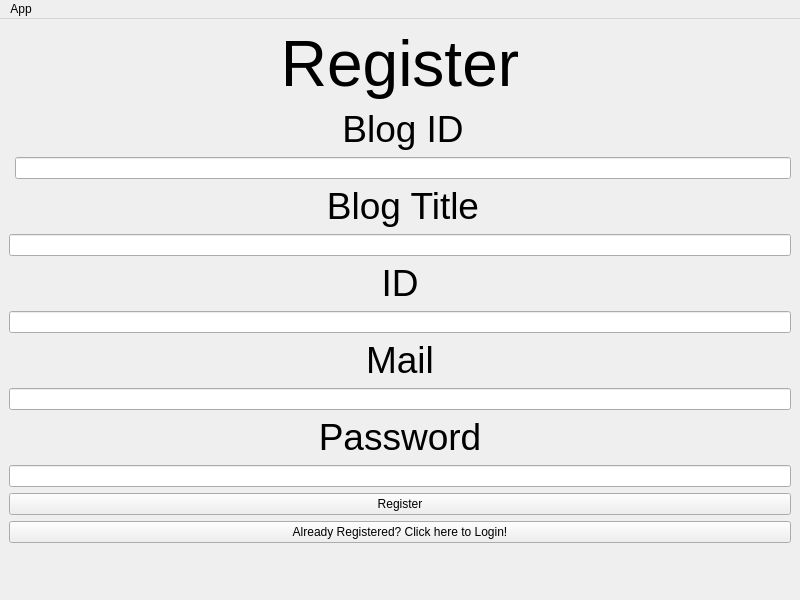
<?xml version="1.0" encoding="UTF-8"?>
<ui version="4.0">
 <class>MainWindow</class>
 <widget class="QMainWindow" name="MainWindow">
  <property name="geometry">
   <rect>
    <x>0</x>
    <y>0</y>
    <width>800</width>
    <height>600</height>
   </rect>
  </property>
  <property name="windowTitle">
   <string>MainWindow</string>
  </property>
  <widget class="QWidget" name="centralwidget">
   <layout class="QFormLayout" name="formLayout">
    <item row="0" column="0" colspan="2">
     <widget class="QLabel" name="label">
      <property name="text">
       <string>&lt;html&gt;&lt;head/&gt;&lt;body&gt;&lt;p align=&quot;center&quot;&gt;&lt;span style=&quot; font-size:48pt;&quot;&gt;Register&lt;/span&gt;&lt;/p&gt;&lt;/body&gt;&lt;/html&gt;</string>
      </property>
     </widget>
    </item>
    <item row="6" column="0" colspan="2">
     <widget class="QLineEdit" name="inputId">
      <property name="toolTip">
       <string>&lt;html&gt;&lt;head/&gt;&lt;body&gt;&lt;p align=&quot;center&quot;&gt;&lt;span style=&quot; font-size:48pt;&quot;&gt;Input ID&lt;/span&gt;&lt;/p&gt;&lt;/body&gt;&lt;/html&gt;</string>
      </property>
     </widget>
    </item>
    <item row="8" column="0" colspan="2">
     <widget class="QLineEdit" name="inputMail">
      <property name="toolTip">
       <string>&lt;html&gt;&lt;head/&gt;&lt;body&gt;&lt;p align=&quot;center&quot;&gt;&lt;span style=&quot; font-size:48pt;&quot;&gt;Input Mail&lt;/span&gt;&lt;/p&gt;&lt;/body&gt;&lt;/html&gt;</string>
      </property>
     </widget>
    </item>
    <item row="9" column="0" colspan="2">
     <widget class="QLabel" name="label_3">
      <property name="text">
       <string>&lt;html&gt;&lt;head/&gt;&lt;body&gt;&lt;p align=&quot;center&quot;&gt;&lt;span style=&quot; font-size:28pt;&quot;&gt;Password&lt;/span&gt;&lt;/p&gt;&lt;/body&gt;&lt;/html&gt;</string>
      </property>
     </widget>
    </item>
    <item row="10" column="0" colspan="2">
     <widget class="QLineEdit" name="inputPassword">
      <property name="toolTip">
       <string>&lt;html&gt;&lt;head/&gt;&lt;body&gt;&lt;p align=&quot;center&quot;&gt;&lt;span style=&quot; font-size:48pt;&quot;&gt;Input Password&lt;/span&gt;&lt;/p&gt;&lt;/body&gt;&lt;/html&gt;</string>
      </property>
      <property name="whatsThis">
       <string>&lt;html&gt;&lt;head/&gt;&lt;body&gt;&lt;p&gt;&lt;br/&gt;&lt;/p&gt;&lt;/body&gt;&lt;/html&gt;</string>
      </property>
      <property name="text">
       <string/>
      </property>
      <property name="echoMode">
       <enum>QLineEdit::Password</enum>
      </property>
     </widget>
    </item>
    <item row="11" column="0" colspan="2">
     <widget class="QPushButton" name="pushButton">
      <property name="toolTip">
       <string>&lt;html&gt;&lt;head/&gt;&lt;body&gt;&lt;p&gt;&lt;span style=&quot; font-size:72pt;&quot;&gt;Register&lt;/span&gt;&lt;/p&gt;&lt;p&gt;&lt;br/&gt;&lt;/p&gt;&lt;/body&gt;&lt;/html&gt;</string>
      </property>
      <property name="text">
       <string>Register</string>
      </property>
     </widget>
    </item>
    <item row="7" column="0" colspan="2">
     <widget class="QLabel" name="label_2">
      <property name="text">
       <string>&lt;html&gt;&lt;head/&gt;&lt;body&gt;&lt;p align=&quot;center&quot;&gt;&lt;span style=&quot; font-size:28pt;&quot;&gt;Mail&lt;/span&gt;&lt;/p&gt;&lt;/body&gt;&lt;/html&gt;</string>
      </property>
     </widget>
    </item>
    <item row="5" column="0" colspan="2">
     <widget class="QLabel" name="label_4">
      <property name="text">
       <string>&lt;html&gt;&lt;head/&gt;&lt;body&gt;&lt;p align=&quot;center&quot;&gt;&lt;span style=&quot; font-size:28pt;&quot;&gt;ID&lt;/span&gt;&lt;/p&gt;&lt;/body&gt;&lt;/html&gt;</string>
      </property>
     </widget>
    </item>
    <item row="12" column="0" colspan="2">
     <widget class="QPushButton" name="loginButton">
      <property name="text">
       <string>Already Registered? Click here to Login!</string>
      </property>
     </widget>
    </item>
    <item row="3" column="1">
     <widget class="QLabel" name="label_5">
      <property name="text">
       <string>&lt;html&gt;&lt;head/&gt;&lt;body&gt;&lt;p align=&quot;center&quot;&gt;&lt;span style=&quot; font-size:28pt;&quot;&gt;Blog Title&lt;/span&gt;&lt;/p&gt;&lt;/body&gt;&lt;/html&gt;</string>
      </property>
     </widget>
    </item>
    <item row="4" column="0" colspan="2">
     <widget class="QLineEdit" name="inputBlogTitle"/>
    </item>
    <item row="2" column="1">
     <widget class="QLineEdit" name="inputBlogID"/>
    </item>
    <item row="1" column="1">
     <widget class="QLabel" name="label_6">
      <property name="text">
       <string>&lt;html&gt;&lt;head/&gt;&lt;body&gt;&lt;p align=&quot;center&quot;&gt;&lt;span style=&quot; font-size:28pt;&quot;&gt;Blog ID&lt;/span&gt;&lt;/p&gt;&lt;/body&gt;&lt;/html&gt;</string>
      </property>
     </widget>
    </item>
   </layout>
  </widget>
  <widget class="QMenuBar" name="menubar">
   <property name="geometry">
    <rect>
     <x>0</x>
     <y>0</y>
     <width>800</width>
     <height>19</height>
    </rect>
   </property>
   <widget class="QMenu" name="menuApp">
    <property name="title">
     <string>App</string>
    </property>
    <addaction name="actionExit"/>
    <addaction name="actionLogin"/>
   </widget>
   <addaction name="menuApp"/>
  </widget>
  <action name="actionExit">
   <property name="text">
    <string>Exit</string>
   </property>
  </action>
  <action name="actionLogin">
   <property name="text">
    <string>Login</string>
   </property>
  </action>
 </widget>
 <resources/>
 <connections/>
</ui>
